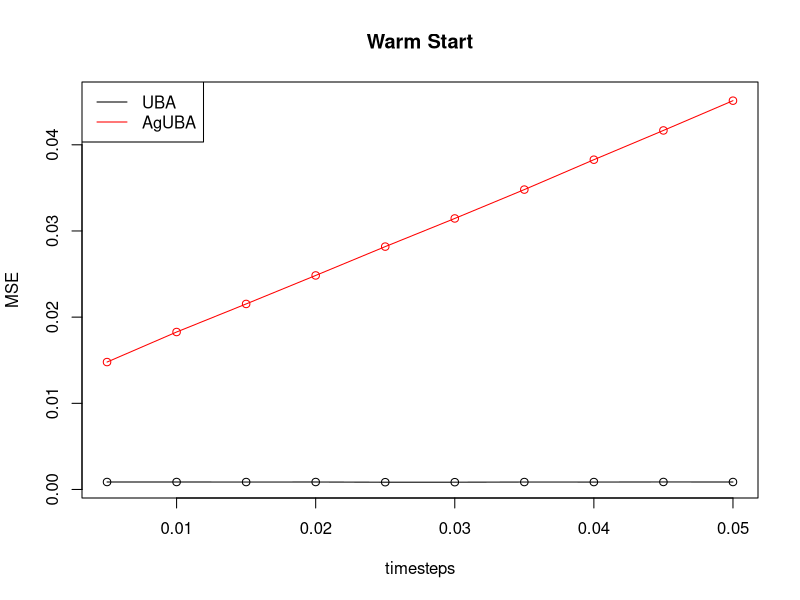
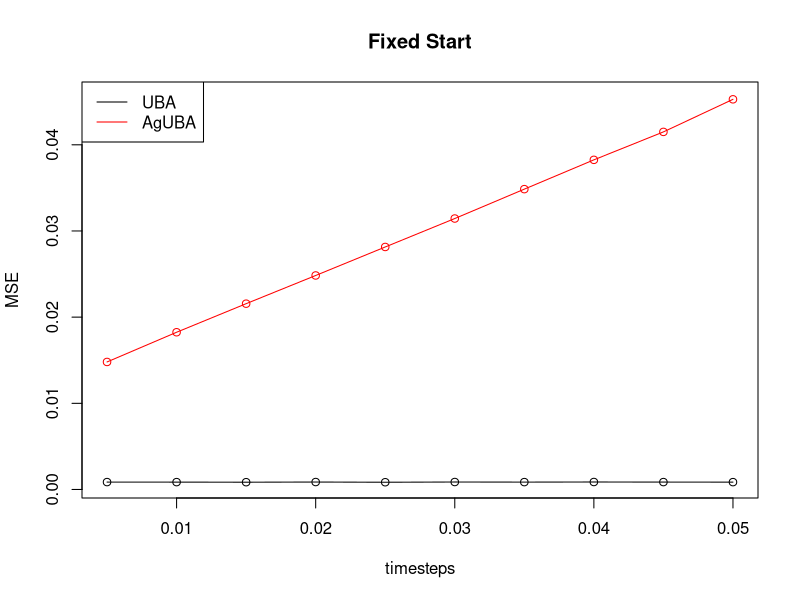
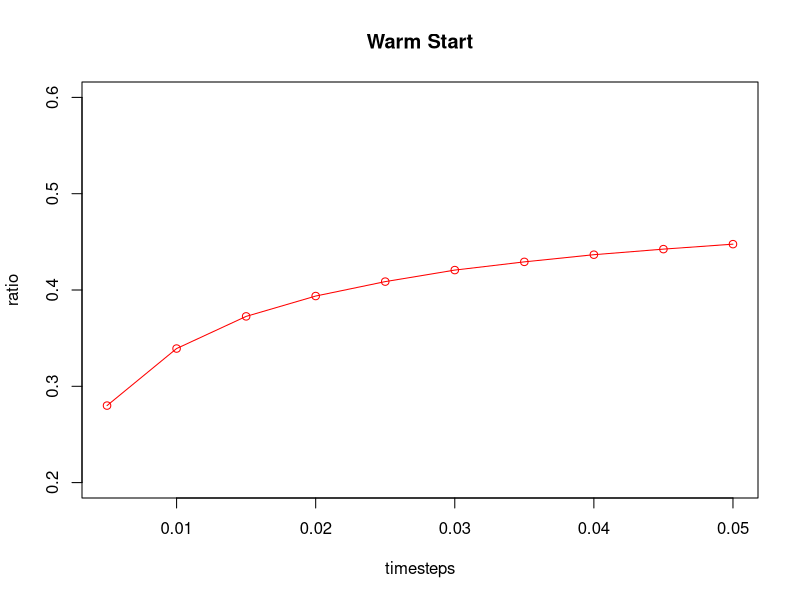

R code for these plots, in order: (Note: this script raises an error after producing the figures.)
#######################
###Code to save plots
#######################
##Warm Start MSE comparisons
pdf('WarmStart_AgUBA.pdf')
warm = read.csv('errors_warmstart.csv')
UBA = warm[ ,2]
AgUBA = warm[ ,3]
timesteps = seq(0.005, 0.05, by = 0.005)
plot(timesteps , UBA , type = 'o', col = 'black',
     ylim =c(0.0008,0.0455), ylab = 'MSE', 
     main = 'Warm Start')
lines(timesteps, AgUBA, type = 'o',col = 'red')
legend('topleft' , legend = c('UBA' , 'AgUBA') , 
       col = c('black','red'), lty = 1)
dev.off()

##Fixed Strat MSE comparisons
pdf('FixedStart_AgUBA.pdf')
fixed= read.csv('errors_fixedstart.csv')
UBA = fixed[ ,2]
AgUBA = fixed[ ,3]
timesteps = seq(0.005, 0.05, by = 0.005)
plot(timesteps , UBA , type = 'o', col = 'black',
     ylim =c(0.0008,0.0455), ylab = 'MSE', 
     main = 'Fixed Start')
lines(timesteps, AgUBA, type = 'o',col = 'red')
legend('topleft' , legend = c('UBA' , 'AgUBA') , 
       col = c('black','red'), lty = 1)
dev.off()


###Plots for Ratios
rw_UBA = warm[ ,4]
rf_UBA=  fixed[ ,4]
rw_AgUBA = warm[ ,5]
rf_AgUBA = fixed[ ,5] 

##Warm star ratio comparison
pdf('ratio_warmstart.pdf')
plot(timesteps , rw_AgUBA , col ='red', main = 'Warm Start',
     ylim = c(0.2,0.6),type = 'o', ylab = 'ratio')
lines(timesteps , rw_UBA[,2] ,col = 'black',  type = 'o')
abline(h = 0.5 , col = 'blue', lty = 2)
legend('bottomright' , legend = c('UBA' , 'AgUBA'), lty = 1 , col = c('black', 'red'))
dev.off()

##Fixed start ratio comparison 
pdf('ratio_fixedstart.pdf')
plot(timesteps , rf_AgUBA , col ='red', main = 'Fixed Start',
     ylim = c(0.2,0.6),type = 'o', ylab = 'ratio')
lines(timesteps , rf_UBA[,2] ,col = 'black',  type = 'o')
abline(h = 0.5 , col = 'blue', lty = 2)
legend('bottomright' , legend = c('UBA' , 'AgUBA'), lty = 1 , col = c('black', 'red'))
dev.off()

